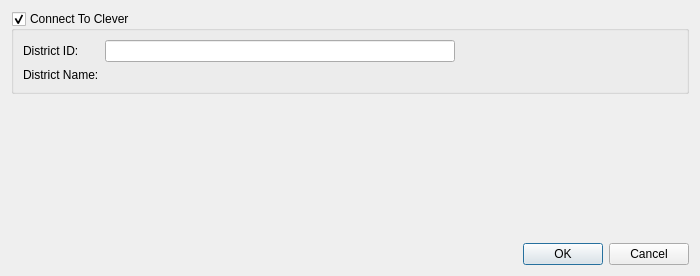
<?xml version="1.0" encoding="UTF-8"?>
<ui version="4.0">
 <class>CleverTokenSettingsDialog</class>
 <widget class="QDialog" name="CleverTokenSettingsDialog">
  <property name="geometry">
   <rect>
    <x>0</x>
    <y>0</y>
    <width>700</width>
    <height>276</height>
   </rect>
  </property>
  <property name="windowTitle">
   <string>Clever Token Settings</string>
  </property>
  <layout class="QVBoxLayout" name="verticalLayout">
   <item>
    <widget class="QGroupBox" name="connectCleverGroup">
     <property name="title">
      <string>Connect To Clever</string>
     </property>
     <property name="checkable">
      <bool>true</bool>
     </property>
     <layout class="QFormLayout" name="formLayout">
      <property name="fieldGrowthPolicy">
       <enum>QFormLayout::FieldsStayAtSizeHint</enum>
      </property>
      <item row="1" column="0">
       <widget class="QLabel" name="label">
        <property name="text">
         <string>District ID:</string>
        </property>
       </widget>
      </item>
      <item row="1" column="1">
       <widget class="QLineEdit" name="districtID">
        <property name="minimumSize">
         <size>
          <width>350</width>
          <height>0</height>
         </size>
        </property>
       </widget>
      </item>
      <item row="2" column="0">
       <widget class="QLabel" name="label_2">
        <property name="text">
         <string>District Name:</string>
        </property>
       </widget>
      </item>
      <item row="2" column="1">
       <widget class="QLabel" name="districtName">
        <property name="text">
         <string/>
        </property>
       </widget>
      </item>
     </layout>
    </widget>
   </item>
   <item>
    <spacer name="verticalSpacer">
     <property name="orientation">
      <enum>Qt::Vertical</enum>
     </property>
     <property name="sizeHint" stdset="0">
      <size>
       <width>20</width>
       <height>35</height>
      </size>
     </property>
    </spacer>
   </item>
   <item>
    <layout class="QGridLayout" name="gridLayout">
     <item row="0" column="1">
      <widget class="QLabel" name="testConnectionLabel">
       <property name="sizePolicy">
        <sizepolicy hsizetype="Expanding" vsizetype="Preferred">
         <horstretch>0</horstretch>
         <verstretch>0</verstretch>
        </sizepolicy>
       </property>
       <property name="text">
        <string/>
       </property>
      </widget>
     </item>
     <item row="0" column="0">
      <widget class="CircularProgressIndicator" name="testConnectionCirc" native="true"/>
     </item>
    </layout>
   </item>
   <item>
    <widget class="QDialogButtonBox" name="buttonBox">
     <property name="orientation">
      <enum>Qt::Horizontal</enum>
     </property>
     <property name="standardButtons">
      <set>QDialogButtonBox::Cancel|QDialogButtonBox::Ok</set>
     </property>
    </widget>
   </item>
  </layout>
  <zorder>buttonBox</zorder>
  <zorder>connectCleverGroup</zorder>
 </widget>
 <customwidgets>
  <customwidget>
   <class>CircularProgressIndicator</class>
   <extends>QWidget</extends>
   <header>FileWaveGuiLib/circularprogressindicator.h</header>
   <container>1</container>
  </customwidget>
 </customwidgets>
 <resources/>
 <connections>
  <connection>
   <sender>buttonBox</sender>
   <signal>accepted()</signal>
   <receiver>CleverTokenSettingsDialog</receiver>
   <slot>accept()</slot>
   <hints>
    <hint type="sourcelabel">
     <x>264</x>
     <y>221</y>
    </hint>
    <hint type="destinationlabel">
     <x>157</x>
     <y>225</y>
    </hint>
   </hints>
  </connection>
  <connection>
   <sender>buttonBox</sender>
   <signal>rejected()</signal>
   <receiver>CleverTokenSettingsDialog</receiver>
   <slot>reject()</slot>
   <hints>
    <hint type="sourcelabel">
     <x>322</x>
     <y>221</y>
    </hint>
    <hint type="destinationlabel">
     <x>286</x>
     <y>225</y>
    </hint>
   </hints>
  </connection>
 </connections>
</ui>
